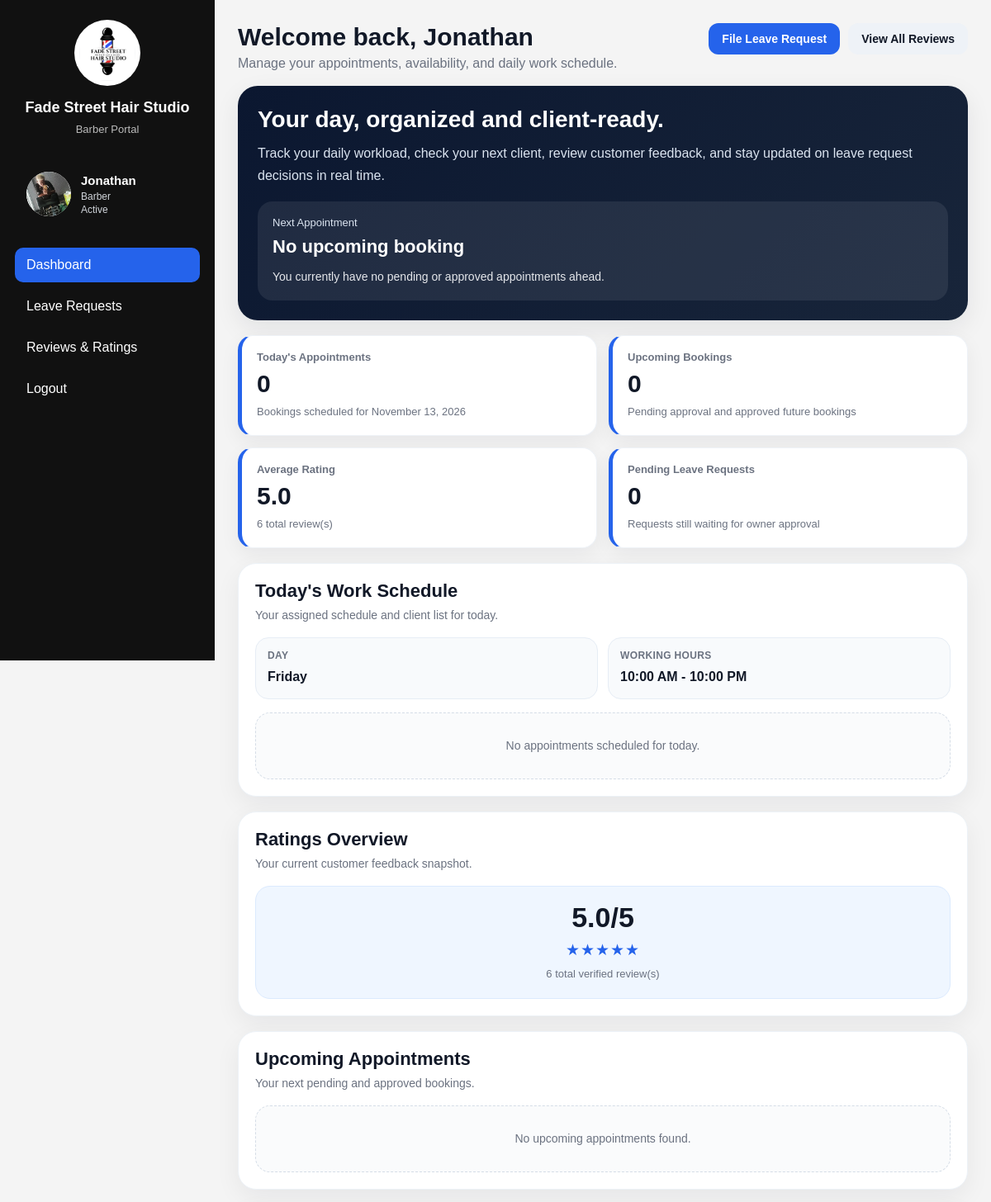
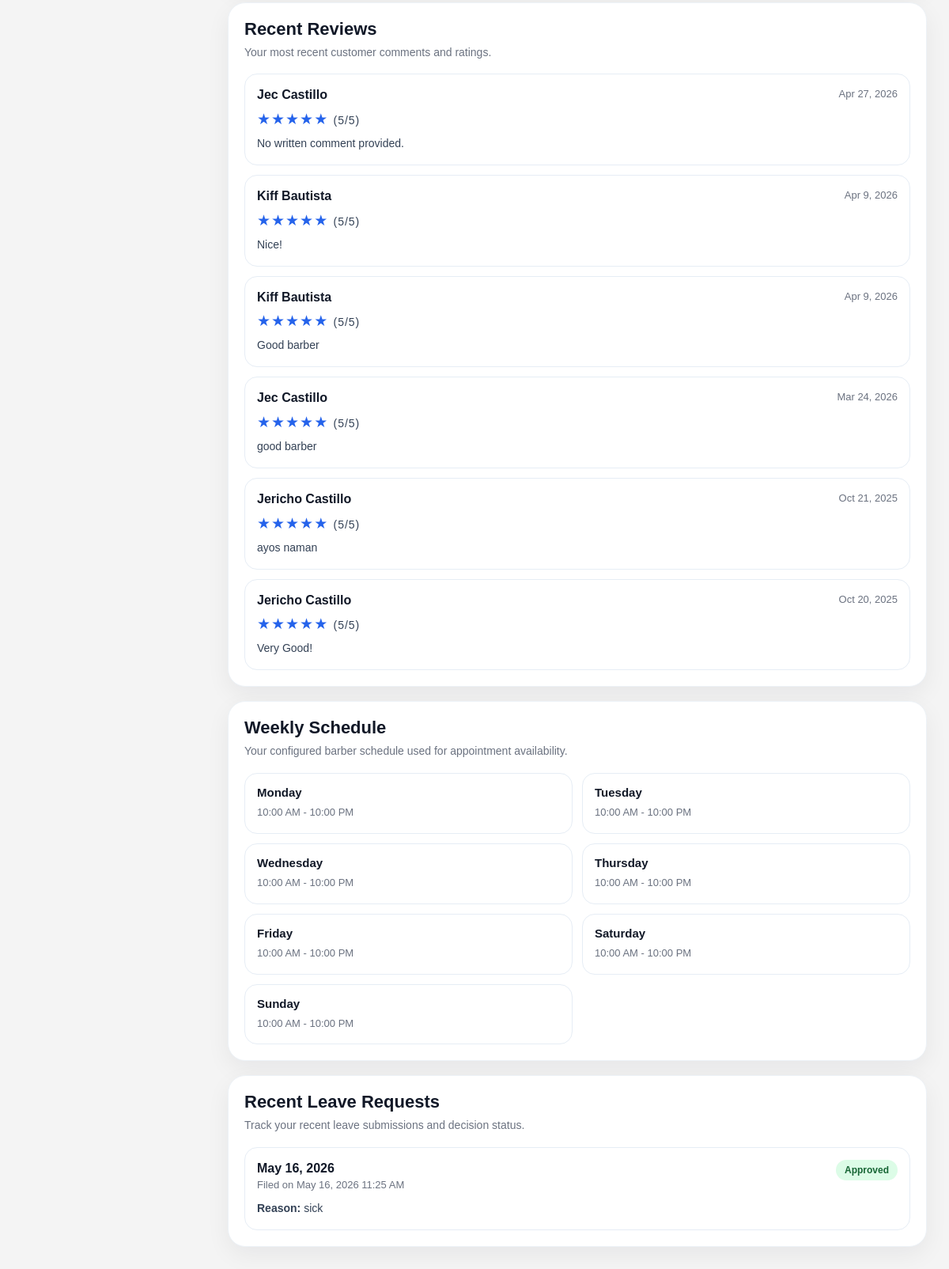
Screenshot of /barber_dashboard.php (signed in) with the database file from the repository (2 pictures, top to bottom).
### tables this page shows
CREATE TABLE `settings` (
  `id` int(11) NOT NULL,
  `shop_name` varchar(150) NOT NULL,
  `logo` varchar(255) DEFAULT NULL,
  `banner_image` varchar(255) DEFAULT NULL,
  `booking_policy` text DEFAULT NULL,
  `about_us` text DEFAULT NULL,
  `address` varchar(255) DEFAULT NULL,
  `phone` varchar(20) DEFAULT NULL,
  `email` varchar(100) DEFAULT NULL,
  `facebook` varchar(150) DEFAULT NULL,
  `est_year` varchar(10) DEFAULT NULL,
  `opening_hours` varchar(100) DEFAULT NULL,
  `created_at` datetime DEFAULT current_timestamp(),
  `smtp_email` varchar(150) DEFAULT NULL,
  `smtp_password` varchar(255) DEFAULT NULL,
  `smtp_from_name` varchar(150) DEFAULT NULL
);

CREATE TABLE `barbers` (
  `id` int(11) NOT NULL,
  `name` varchar(100) NOT NULL,
  `email` varchar(100) DEFAULT NULL,
  `password` varchar(255) DEFAULT NULL,
  `status` enum('active','inactive') DEFAULT 'active',
  `reset_token` varchar(255) DEFAULT NULL,
  `reset_expiry` datetime DEFAULT NULL,
  `image_path` varchar(255) NOT NULL,
  `title` varchar(100) NOT NULL
);

CREATE TABLE `barber_schedules` (
  `id` int(11) NOT NULL,
  `barber_id` int(11) NOT NULL,
  `day_of_week` enum('Monday','Tuesday','Wednesday','Thursday','Friday','Saturday','Sunday') NOT NULL,
  `start_time` time NOT NULL,
  `end_time` time NOT NULL
);

### barber_dashboard.php (the view, shortened to what the rows shown need)
<?php
include 'db.php';
$barber_id = (int)$_SESSION['barber_id'];
$settings = $conn->query("SELECT * FROM settings LIMIT 1");
$shop = $settings ? $settings->fetch_assoc() : [];
$stmt = $conn->prepare("
    SELECT id, name, email, image_path, title, status
    FROM barbers
    WHERE id = ?
    LIMIT 1
");
$stmt->bind_param("i", $barber_id);
$stmt->execute();
$barber = $stmt->get_result()->fetch_assoc();
function h($value) {
    return htmlspecialchars((string)$value, ENT_QUOTES, 'UTF-8');
}
$currentDayName = date('l');
$stmt = $conn->prepare("
    SELECT start_time, end_time
    FROM barber_schedules
    WHERE barber_id = ? AND day_of_week = ?
    LIMIT 1
");
$stmt->bind_param("is", $barber_id, $currentDayName);
$stmt->execute();
$todaySchedule = $stmt->get_result()->fetch_assoc();
$weeklySchedules = [];
$stmt = $conn->prepare("
    SELECT day_of_week, start_time, end_time
    FROM barber_schedules
    WHERE barber_id = ?
    ORDER BY FIELD(day_of_week,'Monday','Tuesday','Wednesday','Thursday','Friday','Saturday','Sunday')
");
$stmt->bind_param("i", $barber_id);
$stmt->execute();
$result = $stmt->get_result();
while ($row = $result->fetch_assoc()) {
    $weeklySchedules[$row['day_of_week']] = $row;
}
?>
<!DOCTYPE html>
<html lang="en">
<head>
    <link rel="stylesheet" href="styles.css">
</head>
<body>
<div class="barber-layout">
    <aside class="barber-sidebar" id="barberSidebar">
        <div class="barber-brand">
            <img src="images/<?= h($shop['logo'] ?? 'logo.png') ?>" alt="Shop Logo">
            <h2><?= h($shop['shop_name'] ?? 'Barbershop') ?></h2>
            <p>Barber Portal</p>
        </div>
        <div class="barber-profile-box">
            <img src="images/<?= h($barber['image_path'] ?? 'default.png') ?>" alt="<?= h($barber['name']) ?>">
            <div>
                <strong><?= h($barber['name']) ?></strong>
                <span><?= h($barber['title'] ?? 'Barber') ?></span>
                <span><?= ucfirst(h($barber['status'] ?? 'active')) ?></span>
            </div>
        </div>
    </aside>
    <main class="barber-main">
        <div class="page-header">
            <div>
                <h1>Welcome back, <?= h($barber['name']) ?></h1>
                <p>Manage your appointments, availability, and daily work schedule.</p>
            </div>
        </div>
        <section class="hero-card">
            <div>
                <h2>Your day, organized and client-ready.</h2>
            </div>
        </section>
        <section class="grid-two">
            <div class="panel">
                <div class="panel-head">
                    <div>
                        <h2>Today's Work Schedule</h2>
                    </div>
                </div>
                <div class="schedule-info-grid">
                    <div class="info-box">
                        <label>Working Hours</label>
                        <div>
                            <?php if ($todaySchedule): ?>
                                <?= h(date("g:i A", strtotime($todaySchedule['start_time']))) ?> -
                                <?= h(date("g:i A", strtotime($todaySchedule['end_time']))) ?>
                            <?php else: ?>
                                No schedule set
                            <?php endif; ?>
                        </div>
                    </div>
                </div>
            </div>
            <div class="panel">
                <div class="panel-head">
                    <div>
                        <h2>Ratings Overview</h2>
                    </div>
                </div>
            </div>
        </section>
        <section class="grid-two-equal">
            <div class="panel">
                <div class="panel-head">
                    <div>
                        <h2>Upcoming Appointments</h2>
                    </div>
                </div>
            </div>
            <div class="panel">
                <div class="panel-head">
                    <div>
                        <h2>Recent Reviews</h2>
                    </div>
                </div>
            </div>
        </section>
        <section class="grid-two">
            <div class="panel">
                <div class="panel-head">
                    <div>
                        <h2>Weekly Schedule</h2>
                    </div>
                </div>
                <div class="weekly-grid">
                    <?php
                    $days = ['Monday','Tuesday','Wednesday','Thursday','Friday','Saturday','Sunday'];
                    foreach ($days as $day):
                    ?>
                        <div class="day-card">
                            <strong><?= h($day) ?></strong>
                            <div class="meta-text">
                                <?php if (isset($weeklySchedules[$day])): ?>
                                    <?= h(date("g:i A", strtotime($weeklySchedules[$day]['start_time']))) ?>
                                    -
                                    <?= h(date("g:i A", strtotime($weeklySchedules[$day]['end_time']))) ?>
                                <?php else: ?>
                                    No schedule set
                                <?php endif; ?>
                            </div>
                        </div>
                    <?php endforeach; ?>
                </div>
            </div>
            <div class="panel">
                <div class="panel-head">
                    <div>
                        <h2>Recent Leave Requests</h2>
                    </div>
                </div>
            </div>
        </section>
    </main>
</div>
</body>
</html>

### rows the page displays
settings: logo (picture), shop_name "Fade Street Hair Studio"
barbers: image_path (picture), name "Jonathan", title "Barber", status "Active"
barber_schedules: start_time "10:00 AM", end_time "10:00 PM", day "Friday"
barber_schedules: day "Monday", start_time "10:00 AM", end_time "10:00 PM"
barber_schedules: day "Tuesday", start_time "10:00 AM", end_time "10:00 PM"
barber_schedules: day "Wednesday", start_time "10:00 AM", end_time "10:00 PM"
barber_schedules: day "Thursday", start_time "10:00 AM", end_time "10:00 PM"
barber_schedules: day "Saturday", start_time "10:00 AM", end_time "10:00 PM"
barber_schedules: day "Sunday", start_time "10:00 AM", end_time "10:00 PM"

### other values shown
$stats['today_count'] "0"
$stats['upcoming_count'] "0"
$stats['avg_rating'] "5.0"
$ratingSummary['total_reviews'] "6"
$stats['pending_leave_count'] "0"
$ratingSummary['avg_rating'] "5.0"
renderStars($ratingSummary['avg_rating']) "★★★★★"
$review['customer_name'] "Jec Castillo"
date("M j, Y", strtotime($review['created_at'])) "Apr 27, 2026"
renderStars($review['rating']) "★★★★★"
$review['rating'] "5"
$review['customer_name'] "Kiff Bautista"
date("M j, Y", strtotime($review['created_at'])) "Apr 9, 2026"
$review['comment'] "Nice!"
$review['comment'] "Good barber"
